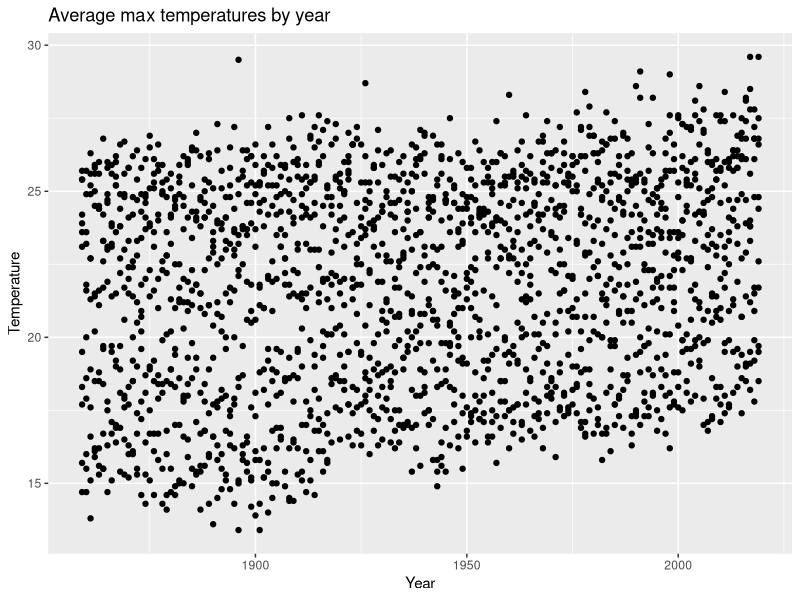
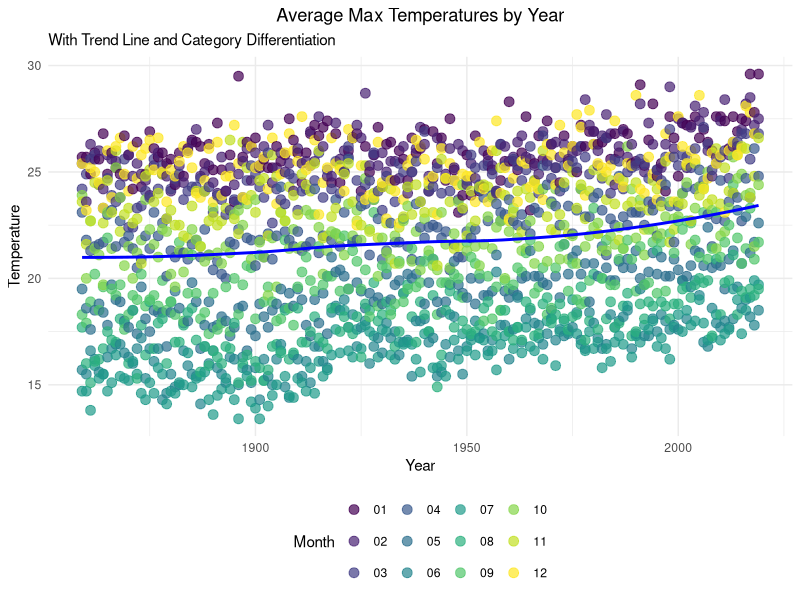
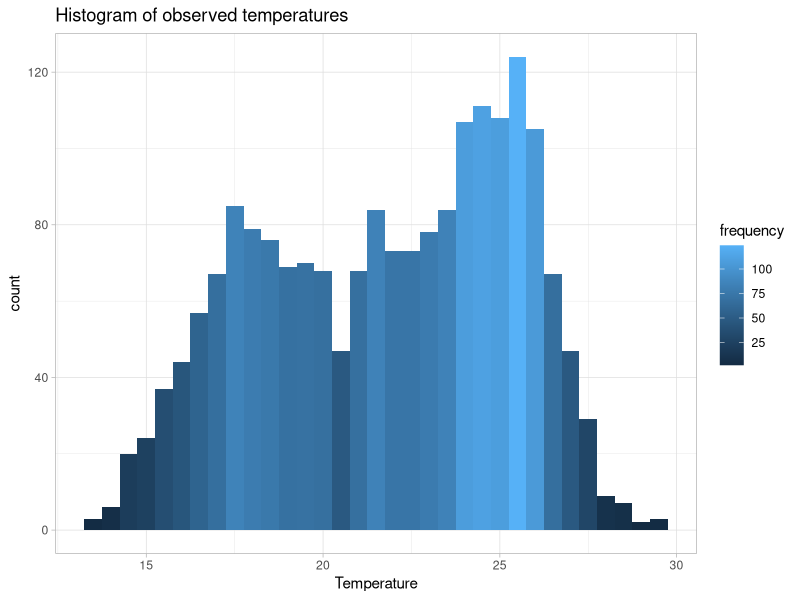
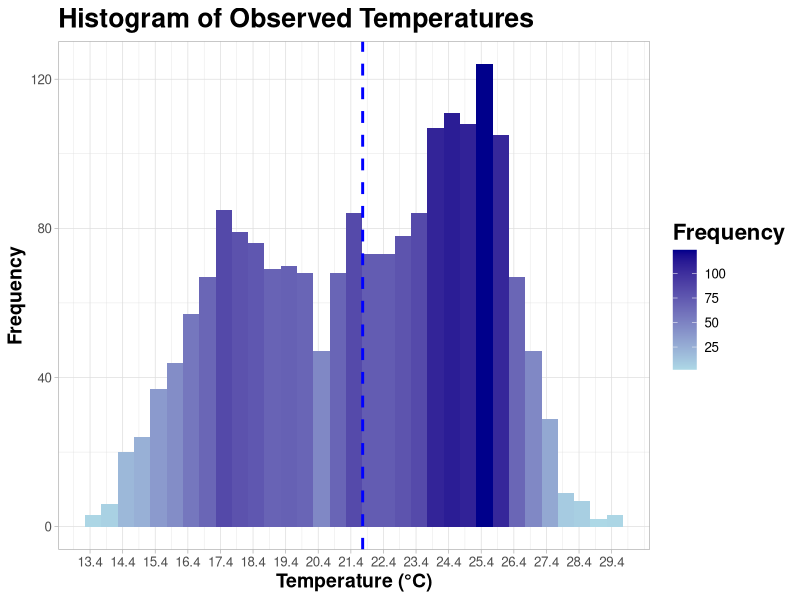
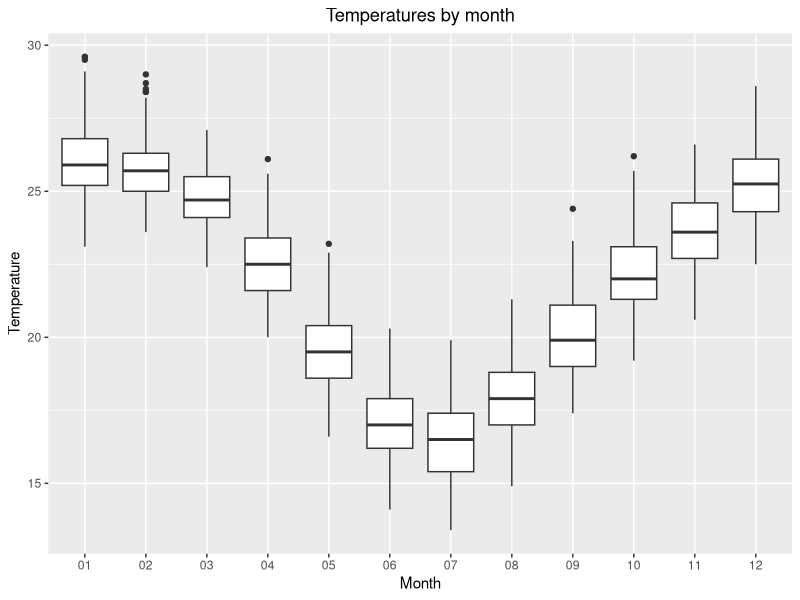
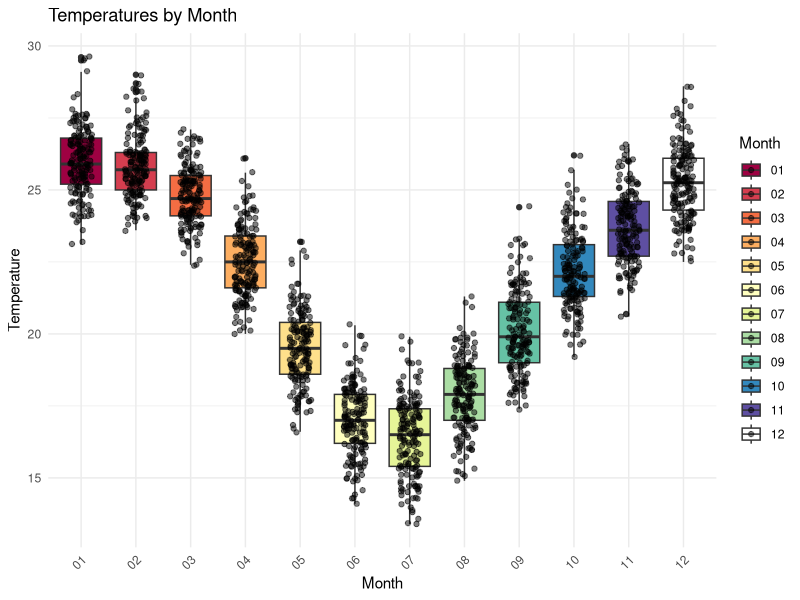
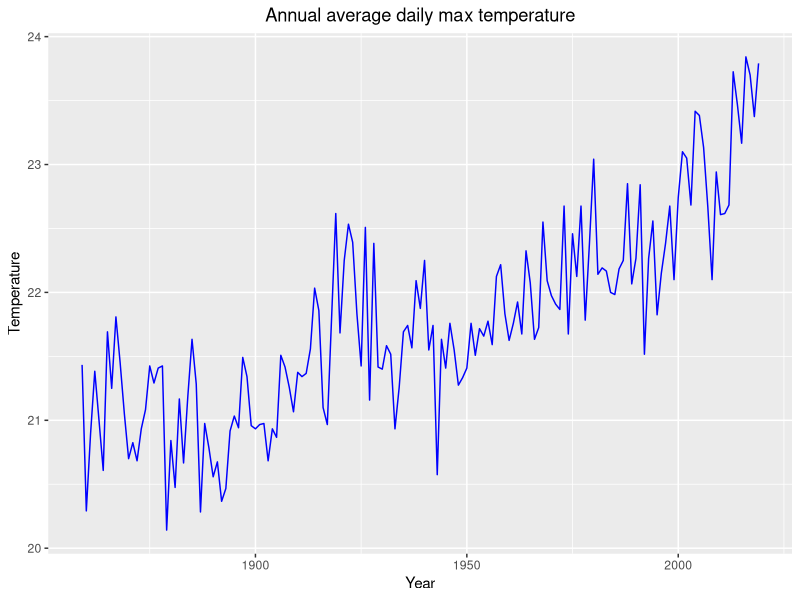
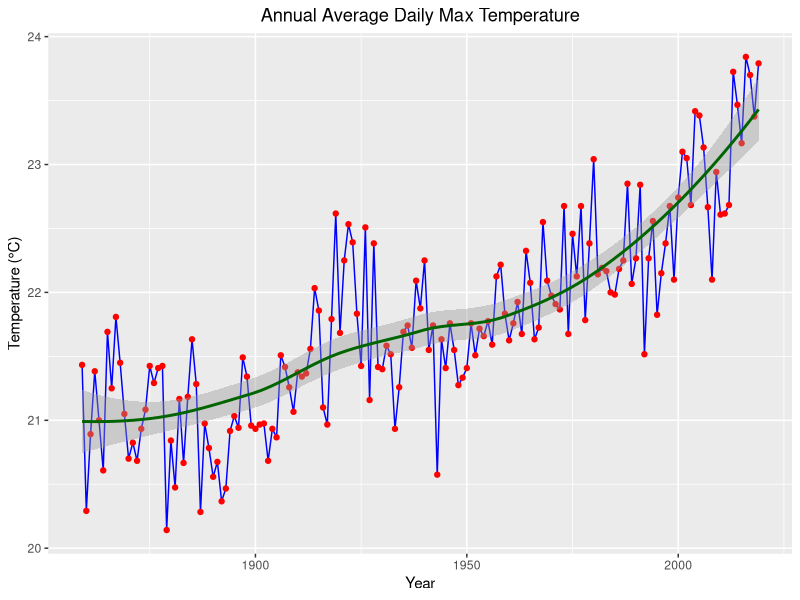

Write R code to recreate these figures, in order.
#### Week 3 (Data Visualisations) ####
library(tidyverse)
library(zoo)
library(viridis) # provides a set of color palettes for your ggplot visualizations

temperature_table=read_csv(file="Climate_data.csv")

head(temperature_table) 
#inspect the data by printing the first few rows

#the first two and last columns will not be used here, drop them

temperature_table = temperature_table %>%
  select(-'Product code',-'Bureau of Meteorology station number'
         ,-Quality) #drop the three columns

head(temperature_table) 
#the three columns are removed.

#combine year and month to make a date column

temperature_table = temperature_table %>%
  mutate(Date = as.yearmon(paste(temperature_table$Year,
  temperature_table$Month,sep="-")))
#mutate is used to create a new column date.
#note that the function as.yearmon is from the zoo package.
#it is used to combine year and month into date. 

head(temperature_table) 
#the new column date is created. 

#Rename temperature column for convenience

temperature_table = temperature_table %>%
  rename(Temp = `Mean maximum temperature (°C)`)

head(temperature_table) 
#inspect data again
#the temperature column is renamed.

#Let's start with a scatterplot of the temperatures against year
#use the ggplot package which is a part of the tidyverse package

ggplot(temperature_table) + 
  #enter our data into ggplot, + means we're adding more things
  #+ acts like a Pipe (or a Pipe operator), 
  #but we use + instead of %>%
  geom_point(aes(x=Year, y=Temp))+ 
  #geom_point gives a scatterplot
  #the aesthetic specification "aes" is used to specify 
  #the x-axis and the y-axis.
  xlab("Year") + #label the x-axis
  ylab("Temperature") + #label the y-axis
  ggtitle("Average max temperatures by year") 
  #give a title to the graph

#notice the title is to the left. 
#we can run the following code to make it centered. 
theme_update(plot.title = element_text(hjust = 0.5))



###Adding these elements can significantly improve the readability and informative value of your plot
ggplot(temperature_table, aes(x = Year, y = Temp)) + 
  geom_point(aes(color = Month), alpha = 0.7, size = 3) + 
  geom_smooth(se = FALSE, method = "loess", color = "blue") + # For noisy data, consider adding a smoothed line using geom_smooth() to show trends more clearly. ## Loess fits multiple regressions
  scale_color_viridis_d() + # used to adjust the plot to use color scales in a meaningful way
  labs(
    x = "Year",
    y = "Temperature",
    title = "Average Max Temperatures by Year",
    subtitle = "With Trend Line and Category Differentiation" ) +
  theme_minimal() +
  theme(plot.title = element_text(hjust = 0.5),legend.position = "bottom") +
  guides(color = guide_legend(title = "Month")) #customizes the legend title for the color aesthetic to "Month". 
# This is useful when you have mapped a variable to color in your plot and want the legend to clearly indicate what the colors represent, which in this case would be the months.




#now let's make a histogram of the temperatures observed.
ggplot(temperature_table) +
  geom_histogram(aes(x=Temp,fill=..count..),
  stat="bin",binwidth=0.5) + 
  #geom_histogram plots a histogram.
  #note that in the histogram, the x-axis is the temperature value
  #and the y-axis is the respective frequency. 
  #fill=..count.. fills color depending on the number of occurrence
  #(or the frequency) of a particular temperature value.  
  #geom_bar gives bar graph, and the fill colour depends on count
  #stat="bin" groups the temperature data into bins of the histogram.
  #note that the bins are of equal length.
  #binwidth=0.5 specifies the width of each bin. 
  xlab("Temperature") + #label the x-axis
  ggtitle("Histogram of observed temperatures") + 
  #give the histogram a name
  theme_light() + 
  #change background colour
  scale_fill_continuous("frequency") 
  #choose the colour scheme


###Adding these elements can significantly improve the readability and informative value of your plot
ggplot(temperature_table, aes(x=Temp)) +
  geom_histogram(binwidth=0.5, aes(fill=..count..)) +
  geom_vline(aes(xintercept=mean(Temp, na.rm=TRUE)), color="blue", linetype="dashed", size=1) + ### Overlaying a vertical line indicating the mean or median temperature can provide 
  #immediate insight into the distribution's central tendency. 
  #Use geom_vline() with xintercept = mean(temperature_table$Temp) or median(temperature_table$Temp).
  scale_fill_gradient(low="lightblue", high="darkblue", name="Frequency") +
  labs(x="Temperature (°C)", y="Frequency", title="Histogram of Observed Temperatures") +
  theme_light() +  #When you add theme_light() to your ggplot chain, it modifies the plot's overall appearance by setting a series of theme elements.
  theme(text=element_text(size=12), axis.title=element_text(size=14), title=element_text(size=16, face="bold")) +
  scale_x_continuous(breaks=seq(min(temperature_table$Temp), max(temperature_table$Temp), by=1)) + # Format x-axis (if needed)
  scale_y_continuous(labels=scales::comma) # Format y-axis labels (if needed)



#we now make some a boxplot by month
ggplot(temperature_table) +
  geom_boxplot(aes(x=Month, y=Temp)) + 
  #force R to read months as a categorical variable
  xlab("Month") +
  #label the x-axis
  ylab("Temperature") +
  #label the y-axis 
  ggtitle("Temperatures by month")
  #give the title of the boxplot 



###Adding these elements can significantly improve the readability and informative value of your plot
# Assuming temperature_table$Month is already converted to a factor with the correct order
ggplot(temperature_table, aes(x=Month, y=Temp, fill=Month)) + 
  geom_boxplot() +
  geom_jitter(width=0.2, alpha=0.5) +  # Add jittered points, this is particularly useful for visualizing the distribution of data points where you have many overlapping points
  scale_fill_brewer(palette="Spectral") +  # Color by 'Month' with a nice palette
  theme_minimal() +  # Use a minimal theme - provides a clean and modern appearance by removing background clutter and focusing on the data. 
  theme(axis.text.x=element_text(angle=45, hjust=1)) +  # Rotate x-axis labels for better legibility
  labs(x="Month", y="Temperature", title="Temperatures by Month", fill="Month") +  # Customize labels
  scale_y_continuous(labels=scales::comma)  # Format y-axis labels (if needed)



#Finally, let's make a line plot.
#Let's calculate the average temp in each year, 
#and plot that against the year. 

annual_mean_temp <- group_by(temperature_table,Year) %>% 
  #group the temperature data based on year
  summarise(mean_temp=mean(Temp)) 
  #calculate mean temp within each group (year)

head(annual_mean_temp) 
#inspect new tibble and see that the group means 
#(or the annual means) have been calculated


ggplot(annual_mean_temp) +
  geom_line(aes(x=annual_mean_temp$Year,
  y=annual_mean_temp$mean_temp),color="blue") + 
  #geom_line gives the line plot
  xlab("Year") +
  #label the x-axis
  ylab("Temperature") +
  #label the y-axis 
  ggtitle("Annual average daily max temperature")
  #give the line plot a title 


###Adding these elements can significantly improve the readability and informative value of your plot
ggplot(annual_mean_temp, aes(x=Year, y=mean_temp)) +
  geom_line(color="blue") + 
  geom_point(color="red") +  # this can help highlight individual data points on the line, making it easier to identify specific values or outliers.
  geom_smooth(se=TRUE, color="darkgreen", method="loess") +  # For noisy data, consider adding a smoothed line using geom_smooth() to show trends more clearly. ## Loess fits multiple regressions
  ggtitle("Annual Average Daily Max Temperature") +
  xlab("Year") + 
  ylab("Temperature (°C)")




